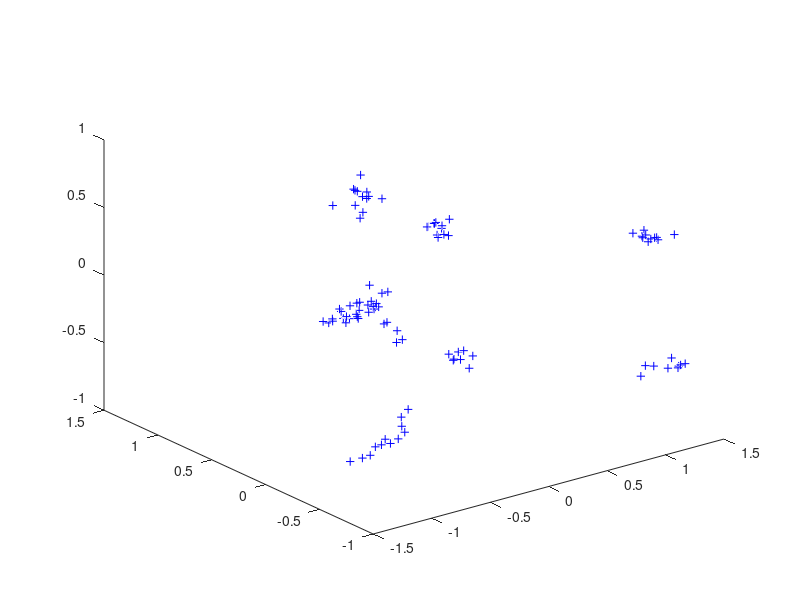

This figure's MATLAB source:
X = load('pcaData.txt');
n = 3;
%normalize data to interval [0 1]
mins = min(X);
mins = mins(ones(size(X,1),1),:);
maxs = max(X);
maxs = maxs(ones(size(X,1),1),:);
X = (X - mins) ./ (maxs -mins);

%pca normalize
mj = sum(X,1) / size(X,1);
mj = mj(ones(size(X,1),1),:);
X = X - mj;

%mittel-vektor
m = sum(X) / size(X,1);
% Kovarianz-matrix
K = (X' * X) - m'*m;
% eigenvektoren, eigenwerte
[V,D] = eig(K);
D_MAX = max(D,[],2);
%used to hold indexes of eigenvectors
V_MAX_IND = 1:n;
% take 3 highest eigenvalues's
for i = V_MAX_IND
    [val, ind] = max(D_MAX);
    V_MAX_IND(i) = ind;    
    D_MAX(ind) = -1;    
end

E = V(:,V_MAX_IND);

%new subspace
Y = E' * X';
Y = Y';

plot3(Y(:,1),Y(:,2),Y(:,3),'+b');

%project x-y
%plot(Y(:,1),Y(:,2),'+b');

%project x-z
%plot(Y(:,1),Y(:,3),'+b');

%project y-z
%plot(Y(:,2),Y(:,3),'+b');


